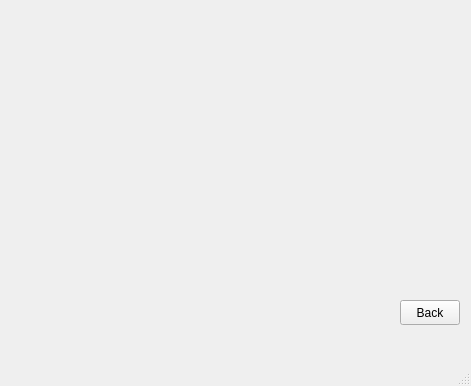
<?xml version="1.0" encoding="UTF-8"?>
<ui version="4.0">
 <class>MainWindow</class>
 <widget class="QMainWindow" name="MainWindow">
  <property name="geometry">
   <rect>
    <x>0</x>
    <y>0</y>
    <width>471</width>
    <height>386</height>
   </rect>
  </property>
  <property name="windowTitle">
   <string>MainWindow</string>
  </property>
  <widget class="QWidget" name="centralwidget">
   <widget class="QLabel" name="label_15">
    <property name="geometry">
     <rect>
      <x>310</x>
      <y>70</y>
      <width>100</width>
      <height>100</height>
     </rect>
    </property>
    <property name="text">
     <string/>
    </property>
   </widget>
   <widget class="QLabel" name="label">
    <property name="geometry">
     <rect>
      <x>10</x>
      <y>10</y>
      <width>71</width>
      <height>16</height>
     </rect>
    </property>
    <property name="text">
     <string/>
    </property>
   </widget>
   <widget class="QLabel" name="label_12">
    <property name="geometry">
     <rect>
      <x>75</x>
      <y>190</y>
      <width>100</width>
      <height>100</height>
     </rect>
    </property>
    <property name="text">
     <string/>
    </property>
   </widget>
   <widget class="QLabel" name="label_2">
    <property name="geometry">
     <rect>
      <x>10</x>
      <y>10</y>
      <width>181</width>
      <height>51</height>
     </rect>
    </property>
    <property name="font">
     <font>
      <pointsize>14</pointsize>
     </font>
    </property>
    <property name="text">
     <string/>
    </property>
   </widget>
   <widget class="QPushButton" name="pushButton">
    <property name="geometry">
     <rect>
      <x>400</x>
      <y>300</y>
      <width>60</width>
      <height>25</height>
     </rect>
    </property>
    <property name="text">
     <string>Back</string>
    </property>
   </widget>
   <widget class="QLabel" name="label_13">
    <property name="geometry">
     <rect>
      <x>160</x>
      <y>70</y>
      <width>100</width>
      <height>100</height>
     </rect>
    </property>
    <property name="text">
     <string/>
    </property>
   </widget>
   <widget class="QLabel" name="label_14">
    <property name="geometry">
     <rect>
      <x>225</x>
      <y>190</y>
      <width>100</width>
      <height>100</height>
     </rect>
    </property>
    <property name="text">
     <string/>
    </property>
   </widget>
   <widget class="QLabel" name="label_11">
    <property name="geometry">
     <rect>
      <x>10</x>
      <y>70</y>
      <width>100</width>
      <height>100</height>
     </rect>
    </property>
    <property name="text">
     <string/>
    </property>
   </widget>
  </widget>
  <widget class="QMenuBar" name="menubar">
   <property name="geometry">
    <rect>
     <x>0</x>
     <y>0</y>
     <width>471</width>
     <height>26</height>
    </rect>
   </property>
  </widget>
  <widget class="QStatusBar" name="statusbar"/>
 </widget>
 <resources/>
 <connections/>
</ui>
